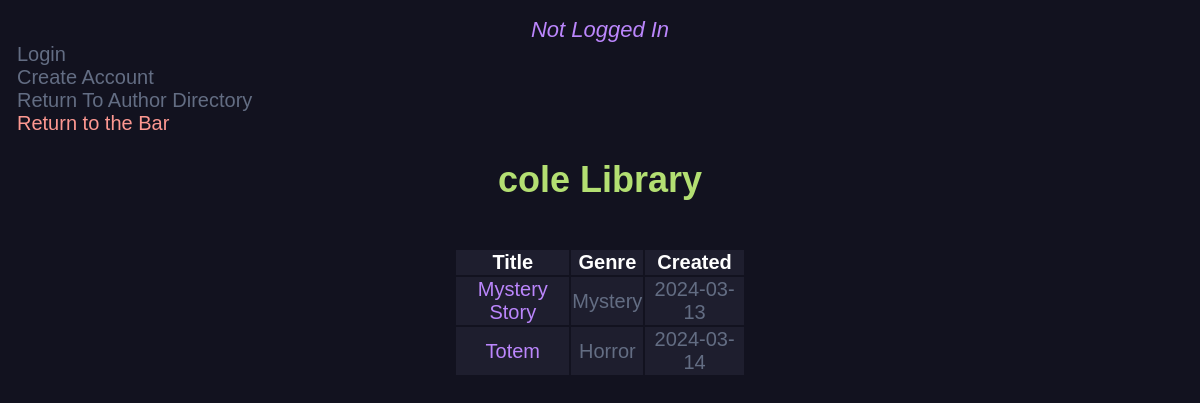
/user_dir_stories/3/, run on an earlier commit of the app's database.
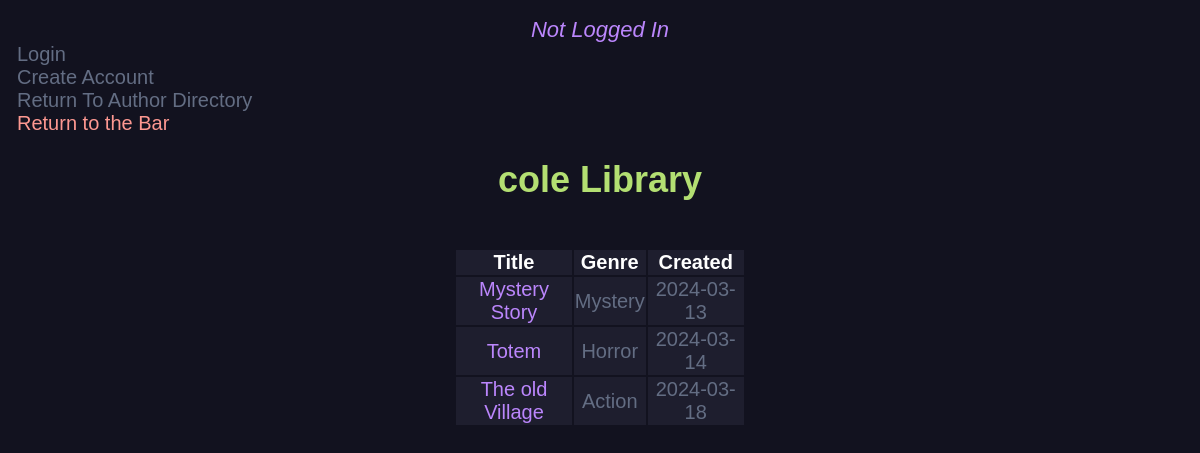
And on a later commit of the database.
### main.py (models this page shows, shortened)
class NewStory(db.Model):
    id = db.Column(db.Integer, primary_key=True)
    title = db.Column(db.String(200), nullable=False)
    genre = db.Column(db.String(200), nullable=True)
    content = db.Column(db.Text, nullable=False)
    date_created = db.Column(db.DateTime, default=datetime.utcnow)
    author_id = db.Column(db.Integer, db.ForeignKey('user.id'), nullable=False)
    current_version_id = db.Column(db.Integer, db.ForeignKey('new_version.id'), nullable=True)
    __table_args__ = (
        ForeignKeyConstraint(['author_id'], ['user.id'], name='fk_new_story_author_id'),
        ForeignKeyConstraint(['current_version_id'], ['new_version.id'], name='fk_new_story_current_version_id')
    )
    current_version = db.relationship('NewVersion', foreign_keys=[current_version_id], post_update=True)
    versions = db.relationship('NewVersion', backref='story', lazy=True, foreign_keys='NewVersion.story_id')

### main.py (the view)
@app.route('/user_dir_stories/<int:user_id>/', methods=['GET'])
def user_dir_stories(user_id):
    user = User.query.get_or_404(user_id)
    stories = NewStory.query.filter_by(author_id=user_id).all()
    return  render_template('user_dir_stories.html', user=user, stories=stories)

### templates/user_dir_stories.html (shortened to what this page needs)
<!DOCTYPE html>
 <link rel="stylesheet" href="{{ url_for('static', filename='css/user_dir.css') }}">
{% block body %}
{% if current_user.is_authenticated %}
	<a href="/logout/" class="button">Logout</a><br>
	<a href="/user_dir/" class="button">Return To Author Directory</a><br>
	<a href="/" class="return-to-bar">Return to the Bar</a>
{% else %}
	<div style= "text-align: center;">
			<em style = "color: #BB86FC; font-size: 22px; font-family: sans-serif" >Not Logged In</em>
		</div>
		<a href="/login/" class="button">Login</a><br>
		<a href="/register/" class="button">Create Account</a><br>
		<a href="/user_dir/" class="button">Return To Author Directory</a><br>
		<a href="/" class="return-to-bar">Return to the Bar</a>
{% endif %}
<div class="content">
	<h1 style="text-align: center;">{{ user.username }} Library</h1><br>
	<table class="center-table">
		<th>Title</th>
		<th>Genre</th>
		<th>Created</th>
		{% for story in stories %}
		<tr>
			<td><a href="{{ url_for('view_story', id=story.id) }}" class="story-link">{{ story.title }}</a></td>
			<td>{{ story.genre }}</td>
			<td>{{ story.date_created.date() }}</td>
		{% endfor %}
		</tr>
	</table>
</div>
{% endblock %}

What changed in the data, as far as the page shows it:
added NewStory: title "The old Village", genre "Action", date_created "2024-03-18"
